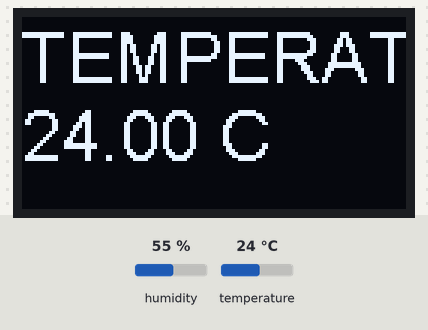
A sketch run on a simulated ESP8266 (NodeMCU). Shown: 128×64 one-colour display. The test bench sets the inputs (shaded band); at power-on: humidity 55 %, temperature 24 °C.

Above: at 2.8 s.
2.9 s: humidity set to 22 %
At 5.9 s:
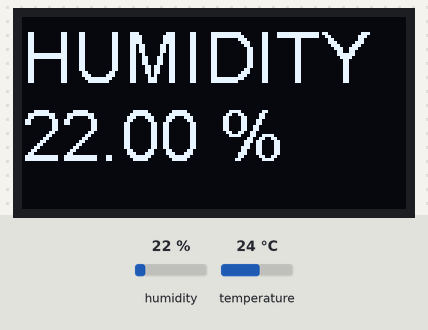
7.6 s: temperature set to 12 °C
At 8.9 s:
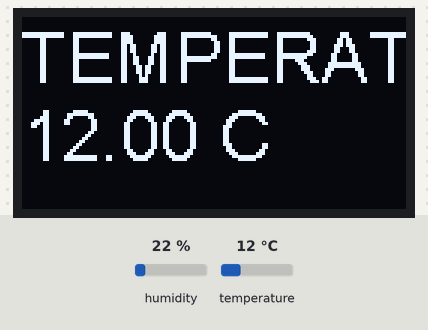
10.6 s: humidity set to 40 %
At 13.7 s:
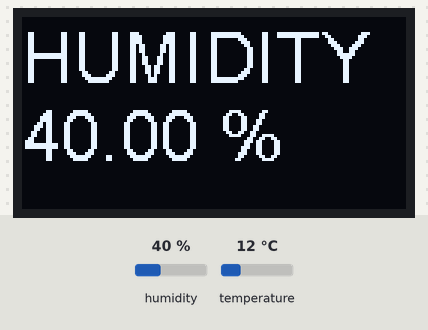
15.7 s: temperature set to 19 °C
At 16.7 s:
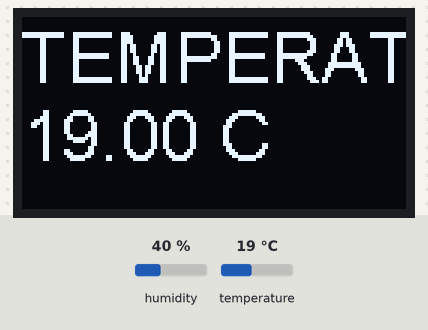
Timing chart, 0 to 18.7 s (numbered marks = the images above; inputs shaded):
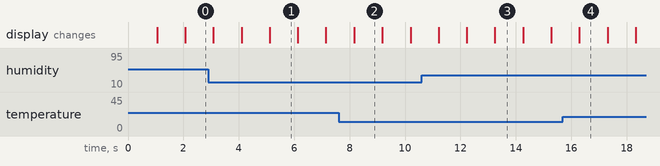

The sketch:

ESP8266NodeMCUOLED128x64_I2C_1.3_U8g2lib_DHT22.ino
```cpp
// For a connection via I2C using Wire include
#include <Wire.h>  // Only needed for Arduino 1.6.5 and earlier
#include <SH1106Wire.h> //alis for `#include "SH1106Wire.h"`


#include <DHT.h>

#define DHTPIN D6     // what pin we're connected to
#define DHTTYPE DHT22   // DHT 11


// Initialize the OLED display using Wire library
SH1106Wire display(0x3c, D2, D1);

// Initialize DHT sensor for normal 16mhz Arduino
DHT dht(DHTPIN, DHTTYPE);

void setup() {
  // Initialising the UI will init the display too.
  display.init();
  display.flipScreenVertically();
  display.setFont(ArialMT_Plain_24);
  display.setTextAlignment(TEXT_ALIGN_LEFT);

  dht.begin(); // initialize dht
}

void displayTempHumid() {
  float h = dht.readHumidity();
  float t = dht.readTemperature();
  display.setColor(WHITE);
  display.drawString(0, 0, "TEMPERATURA");
  display.drawString(0, 26, String(t) + " C");
  display.display();
  display.clear();
  delay(1000);
  display.clear();
  display.drawString(0, 0, "HUMIDITY");
  display.drawString(0, 26, String(h) + " %");
  display.display();
  display.clear();
  delay(1000);

}

void loop() {
// clearing the display
displayTempHumid();


}
```

Measured:
- after the input at 2.9 s, the display: first differs from a run without the input after 2.2 s (image 1)
- after the input at 7.6 s, the display: changes after 0.57 s (image 2)
- after the input at 10.6 s, the display: first differs from a run without the input after 2.6 s (image 3)
- after the input at 15.7 s, the display: changes after 0.60 s (image 4)
- what the display in image 1 shows lasts 1.0 s, from 5.1 s to 6.1 s
